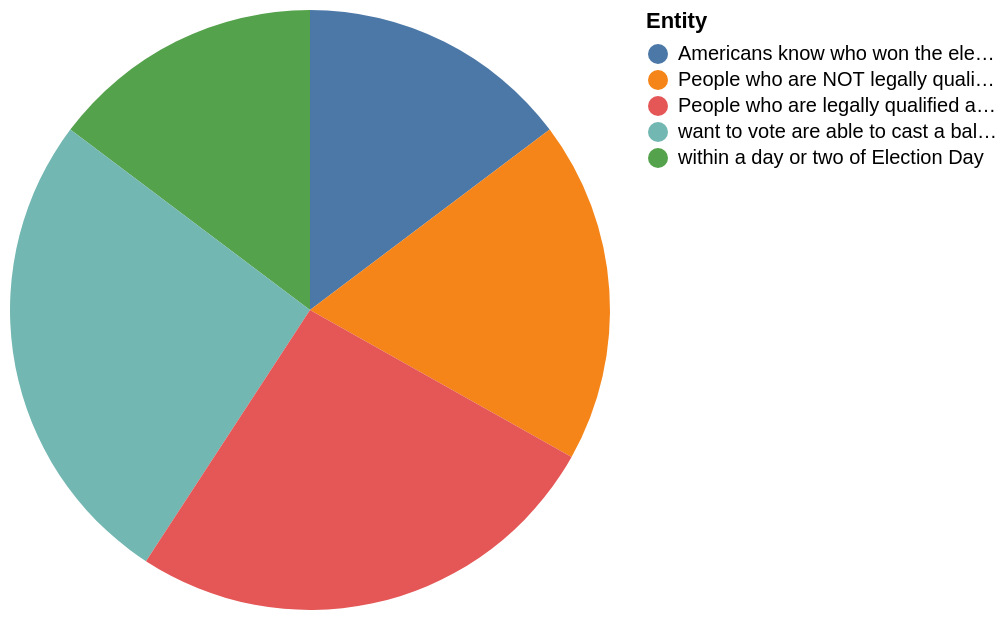

Describe this chart as a Vega-Lite specification.
### Vega-Lite specification from a JSON file in a GitHub repository (floating-point values rounded to 4 significant figures)
{"$schema": "https://vega.github.io/schema/vega-lite/v5.json", "description": "Pie chart auto-generated from CSV", "data": {"values": [{"Entity": "within a day or two of Election Day", "Very": "52", "Somewhat": "30", "Not too": "13", "Not atall": "nan"}, {"Entity": "Americans know who won the election", "Very": "52", "Somewhat": "30", "Not too": "13", "Not atall": "0.0"}, {"Entity": "People who are NOT legally qualified to vote are prevented from casting a ballot", "Very": "65", "Somewhat": "19", "Not too": "10", "Not atall": "5.0"}, {"Entity": "want to vote are able to cast a ballot", "Very": "92", "Somewhat": "0", "Not too": "0", "Not atall": "0.0"}, {"Entity": "People who are legally qualified and want to vote are able to cast a ballot", "Very": "92", "Somewhat": "0", "Not too": "0", "Not atall": "0.0"}]}, "mark": "arc", "encoding": {"theta": {"field": "Very", "type": "quantitative"}, "color": {"field": "Entity", "type": "nominal"}}}
